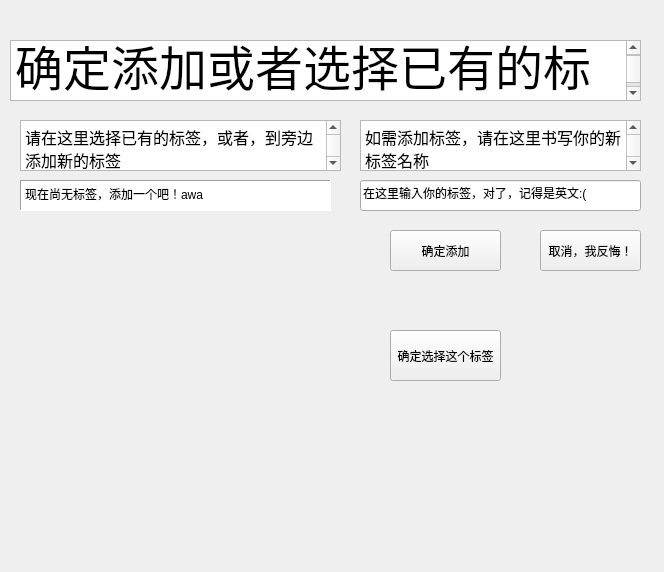
<?xml version="1.0" encoding="UTF-8"?>
<ui version="4.0">
 <class>labelQuerydialog</class>
 <widget class="QWidget" name="labelQuerydialog">
  <property name="geometry">
   <rect>
    <x>0</x>
    <y>0</y>
    <width>664</width>
    <height>572</height>
   </rect>
  </property>
  <property name="windowTitle">
   <string>Form</string>
  </property>
  <widget class="QTextBrowser" name="askPermissionOfUsrChoiceInAddLabel">
   <property name="geometry">
    <rect>
     <x>10</x>
     <y>40</y>
     <width>631</width>
     <height>61</height>
    </rect>
   </property>
   <property name="html">
    <string>&lt;!DOCTYPE HTML PUBLIC &quot;-//W3C//DTD HTML 4.0//EN&quot; &quot;http://www.w3.org/TR/REC-html40/strict.dtd&quot;&gt;
&lt;html&gt;&lt;head&gt;&lt;meta name=&quot;qrichtext&quot; content=&quot;1&quot; /&gt;&lt;meta charset=&quot;utf-8&quot; /&gt;&lt;style type=&quot;text/css&quot;&gt;
p, li { white-space: pre-wrap; }
hr { height: 1px; border-width: 0; }
li.unchecked::marker { content: &quot;\2610&quot;; }
li.checked::marker { content: &quot;\2612&quot;; }
&lt;/style&gt;&lt;/head&gt;&lt;body style=&quot; font-family:'Microsoft YaHei UI'; font-size:9pt; font-weight:400; font-style:normal;&quot;&gt;
&lt;p style=&quot; margin-top:0px; margin-bottom:0px; margin-left:0px; margin-right:0px; -qt-block-indent:0; text-indent:0px;&quot;&gt;&lt;span style=&quot; font-size:36pt;&quot;&gt;确定添加或者选择已有的标签嘛？&lt;/span&gt;&lt;/p&gt;&lt;/body&gt;&lt;/html&gt;</string>
   </property>
  </widget>
  <widget class="labelsQueryTextClass" name="getTextedLineEdit">
   <property name="geometry">
    <rect>
     <x>360</x>
     <y>180</y>
     <width>281</width>
     <height>31</height>
    </rect>
   </property>
   <property name="text">
    <string>在这里输入你的标签，对了，记得是英文:(</string>
   </property>
  </widget>
  <widget class="QTextBrowser" name="showText_addLabel">
   <property name="geometry">
    <rect>
     <x>360</x>
     <y>120</y>
     <width>281</width>
     <height>51</height>
    </rect>
   </property>
   <property name="html">
    <string>&lt;!DOCTYPE HTML PUBLIC &quot;-//W3C//DTD HTML 4.0//EN&quot; &quot;http://www.w3.org/TR/REC-html40/strict.dtd&quot;&gt;
&lt;html&gt;&lt;head&gt;&lt;meta name=&quot;qrichtext&quot; content=&quot;1&quot; /&gt;&lt;meta charset=&quot;utf-8&quot; /&gt;&lt;style type=&quot;text/css&quot;&gt;
p, li { white-space: pre-wrap; }
hr { height: 1px; border-width: 0; }
li.unchecked::marker { content: &quot;\2610&quot;; }
li.checked::marker { content: &quot;\2612&quot;; }
&lt;/style&gt;&lt;/head&gt;&lt;body style=&quot; font-family:'Microsoft YaHei UI'; font-size:9pt; font-weight:400; font-style:normal;&quot;&gt;
&lt;p style=&quot; margin-top:0px; margin-bottom:0px; margin-left:0px; margin-right:0px; -qt-block-indent:0; text-indent:0px;&quot;&gt;&lt;span style=&quot; font-size:12pt;&quot;&gt;如需添加标签，请在这里书写你的新标签名称&lt;/span&gt;&lt;/p&gt;&lt;/body&gt;&lt;/html&gt;</string>
   </property>
  </widget>
  <widget class="QPushButton" name="acceptAndAddBtn">
   <property name="geometry">
    <rect>
     <x>390</x>
     <y>230</y>
     <width>111</width>
     <height>41</height>
    </rect>
   </property>
   <property name="text">
    <string>确定添加</string>
   </property>
  </widget>
  <widget class="QPushButton" name="rejectAndTryAgainBtn">
   <property name="geometry">
    <rect>
     <x>540</x>
     <y>230</y>
     <width>101</width>
     <height>41</height>
    </rect>
   </property>
   <property name="text">
    <string>取消，我反悔！</string>
   </property>
  </widget>
  <widget class="QTextBrowser" name="showText_selectExsitedLabel">
   <property name="geometry">
    <rect>
     <x>20</x>
     <y>120</y>
     <width>321</width>
     <height>51</height>
    </rect>
   </property>
   <property name="html">
    <string>&lt;!DOCTYPE HTML PUBLIC &quot;-//W3C//DTD HTML 4.0//EN&quot; &quot;http://www.w3.org/TR/REC-html40/strict.dtd&quot;&gt;
&lt;html&gt;&lt;head&gt;&lt;meta name=&quot;qrichtext&quot; content=&quot;1&quot; /&gt;&lt;meta charset=&quot;utf-8&quot; /&gt;&lt;style type=&quot;text/css&quot;&gt;
p, li { white-space: pre-wrap; }
hr { height: 1px; border-width: 0; }
li.unchecked::marker { content: &quot;\2610&quot;; }
li.checked::marker { content: &quot;\2612&quot;; }
&lt;/style&gt;&lt;/head&gt;&lt;body style=&quot; font-family:'Microsoft YaHei UI'; font-size:9pt; font-weight:400; font-style:normal;&quot;&gt;
&lt;p style=&quot; margin-top:0px; margin-bottom:0px; margin-left:0px; margin-right:0px; -qt-block-indent:0; text-indent:0px;&quot;&gt;&lt;span style=&quot; font-size:12pt;&quot;&gt;请在这里选择已有的标签，或者，到旁边添加新的标签&lt;/span&gt;&lt;/p&gt;&lt;/body&gt;&lt;/html&gt;</string>
   </property>
  </widget>
  <widget class="QWidget" name="verticalLayoutWidget">
   <property name="geometry">
    <rect>
     <x>30</x>
     <y>220</y>
     <width>311</width>
     <height>331</height>
    </rect>
   </property>
   <layout class="QVBoxLayout" name="showbox">
    <property name="sizeConstraint">
     <enum>QLayout::SetFixedSize</enum>
    </property>
   </layout>
  </widget>
  <widget class="QTextBrowser" name="showLabelCountsTxtBrowser">
   <property name="geometry">
    <rect>
     <x>20</x>
     <y>180</y>
     <width>311</width>
     <height>31</height>
    </rect>
   </property>
   <property name="frameShape">
    <enum>QFrame::Panel</enum>
   </property>
   <property name="html">
    <string>&lt;!DOCTYPE HTML PUBLIC &quot;-//W3C//DTD HTML 4.0//EN&quot; &quot;http://www.w3.org/TR/REC-html40/strict.dtd&quot;&gt;
&lt;html&gt;&lt;head&gt;&lt;meta name=&quot;qrichtext&quot; content=&quot;1&quot; /&gt;&lt;meta charset=&quot;utf-8&quot; /&gt;&lt;style type=&quot;text/css&quot;&gt;
p, li { white-space: pre-wrap; }
hr { height: 1px; border-width: 0; }
li.unchecked::marker { content: &quot;\2610&quot;; }
li.checked::marker { content: &quot;\2612&quot;; }
&lt;/style&gt;&lt;/head&gt;&lt;body style=&quot; font-family:'Microsoft YaHei UI'; font-size:9pt; font-weight:400; font-style:normal;&quot;&gt;
&lt;p style=&quot; margin-top:0px; margin-bottom:0px; margin-left:0px; margin-right:0px; -qt-block-indent:0; text-indent:0px;&quot;&gt;现在尚无标签，添加一个吧！awa&lt;/p&gt;&lt;/body&gt;&lt;/html&gt;</string>
   </property>
  </widget>
  <widget class="QPushButton" name="ensureTheLabelRes">
   <property name="geometry">
    <rect>
     <x>390</x>
     <y>330</y>
     <width>111</width>
     <height>51</height>
    </rect>
   </property>
   <property name="text">
    <string>确定选择这个标签</string>
   </property>
  </widget>
 </widget>
 <customwidgets>
  <customwidget>
   <class>labelsQueryTextClass</class>
   <extends>QLineEdit</extends>
   <header location="global">labelsquerytextclass.h</header>
  </customwidget>
 </customwidgets>
 <resources/>
 <connections/>
</ui>
